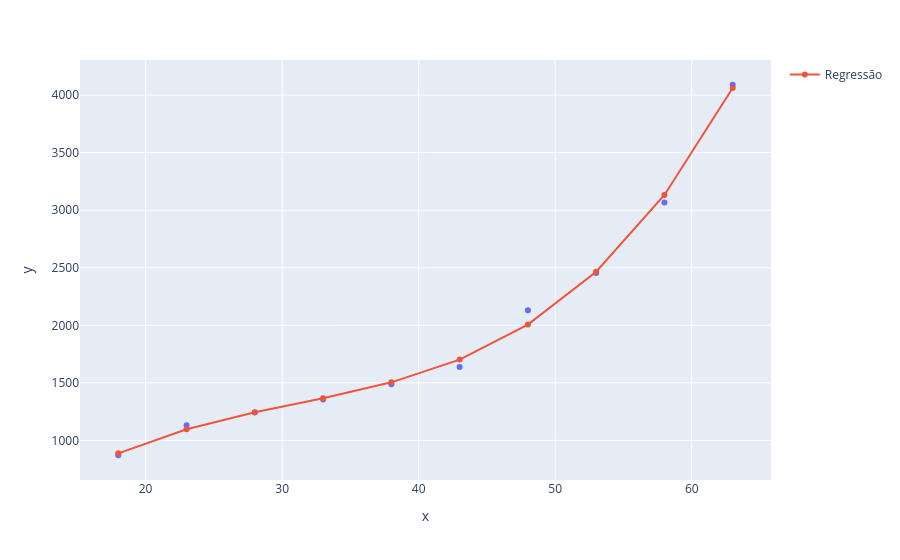

Notebook code for this chart:
### Code cell
grafico = px.scatter(x = X_plano_saude2[:,0], y = y_plano_saude2)
grafico.add_scatter(x = X_plano_saude2[:,0], y = previsoes, name = 'Regressão')
grafico.show()

### Figure 1 — Plotly figure (JSON) as saved in the notebook; plotly's stock layout.template omitted (floating-point values rounded to 4 significant figures)
{"data": [{"hovertemplate": "x=%{x}<br>y=%{y}<extra></extra>", "legendgroup": "", "marker": {"color": "#636efa", "symbol": "circle"}, "mode": "markers", "name": "", "orientation": "v", "showlegend": false, "type": "scatter", "x": [18, 23, 28, 33, 38, 43, 48, 53, 58, 63], "xaxis": "x", "y": [871, 1132, 1242, 1356, 1488, 1638, 2130, 2454, 3066, 4090], "yaxis": "y"}, {"name": "Regressão", "type": "scatter", "x": [18, 23, 28, 33, 38, 43, 48, 53, 58, 63], "y": [887.5, 1097.0, 1244.0, 1366.0, 1505.0, 1702.0, 2006.0, 2465.0, 3132.0, 4062.0]}], "layout": {"legend": {"tracegroupgap": 0}, "margin": {"t": 60}, "xaxis": {"anchor": "y", "domain": [0, 1], "title": {"text": "x"}}, "yaxis": {"anchor": "x", "domain": [0, 1], "title": {"text": "y"}}}}
